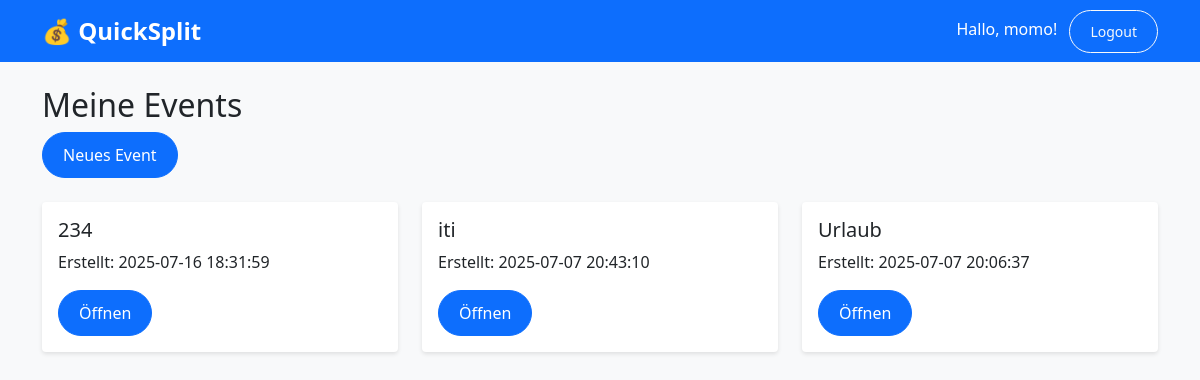
Before: /events/ (signed in) with the older database file.
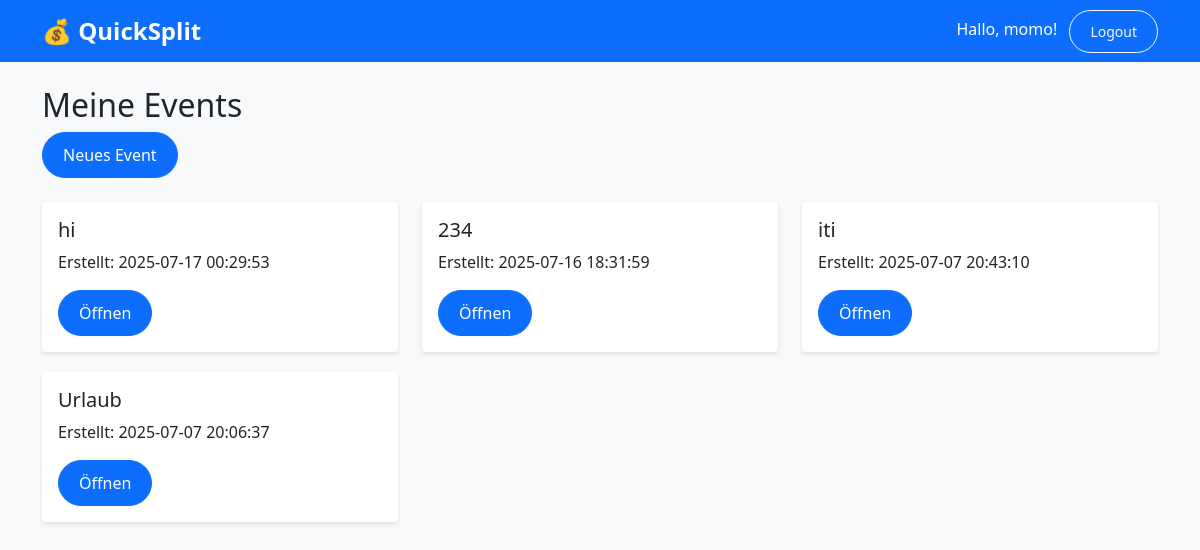
After: the same page with the newer database file.
### tables this page shows
CREATE TABLE events (
            id INTEGER PRIMARY KEY AUTOINCREMENT,
            name TEXT NOT NULL,
            owner_id INTEGER,
            created_at TIMESTAMP DEFAULT CURRENT_TIMESTAMP,
            FOREIGN KEY (owner_id) REFERENCES users(id)
        );

### routes/events.py (the view)
@events_bp.route('/')
def list_events():
    if 'user_id' not in session:
        return redirect(url_for('auth.login'))
    conn = get_db_connection()
    events = conn.execute(
        'SELECT * FROM events WHERE owner_id = ? ORDER BY created_at DESC',
        (session['user_id'],)
    ).fetchall()
    conn.close()
    return render_template('events/list.html', events=events)

### database.py (called while the page is built)
def get_db_connection():
    conn = sqlite3.connect(DATABASE)
    conn.row_factory = sqlite3.Row
    return conn

### templates/events/list.html (shortened to what this page needs)
{% extends "base.html" %}
{% block content %}
<h2>Meine Events</h2>
<a href="{{ url_for('events.create_event') }}" class="btn btn-primary">Neues Event</a>
<br><br>
{% if events %}
  <div class="row">
    {% for event in events %}
    <div class="col-md-4">
      <div class="card" style="margin-bottom: 20px;">
        <div class="card-body">
          <h5>{{ event.name }}</h5>
          <p>Erstellt: {{ event.created_at }}</p>
          <a href="{{ url_for('events.show_event', event_id=event.id) }}" class="btn btn-primary">Öffnen</a>
        </div>
      </div>
    </div>
    {% endfor %}
  </div>
{% else %}
  <div class="alert alert-info">
    <h4>Keine Events!</h4>
    <p>Du hast noch keine Events. Erstelle dein erstes Event!</p>
  </div>
{% endif %}
{% endblock %}

### templates/base.html (shortened to what this page needs)
<!DOCTYPE html>
<html lang="de">
<head>
    <link href="https://cdn.jsdelivr.net/npm/bootstrap@5.1.3/dist/css/bootstrap.min.css" rel="stylesheet">
    <link rel="stylesheet" href="{{ url_for('static', filename='style.css') }}">
</head>
<body>
        <nav class="navbar navbar-expand-lg navbar-dark bg-primary">
            <div class="container">
                <a class="navbar-brand" href="{{ url_for('index') }}">💰 QuickSplit</a>
                <div class="ms-auto">
                    {% if session.get('user_id') %}
                        <span class="navbar-text me-2 text-white">
                            Hallo, {{ session.get('user_name') }}!
                        </span>
                        <a href="{{ url_for('auth.logout') }}" class="btn btn-outline-light btn-sm">Logout</a>
                    {% endif %}
                </div>
            </div>
        </nav>
    <div class="container mt-4">
        {% block content %}{% endblock %}
    </div>
</body>
</html>

### static/style.css (style rules this page uses)
body { background-color: #f8f9fa; }
.navbar-brand { font-weight: bold; font-size: 1.5rem; }
.card { transition: transform 0.2s; border: none; box-shadow: 0 2px 4px rgba(0,0,0,0.1); }
.btn { border-radius: 25px; padding: 10px 20px; }

Changed rows visible on the page:
added events: name "hi", created_at "2025-07-17 00:29:53"
